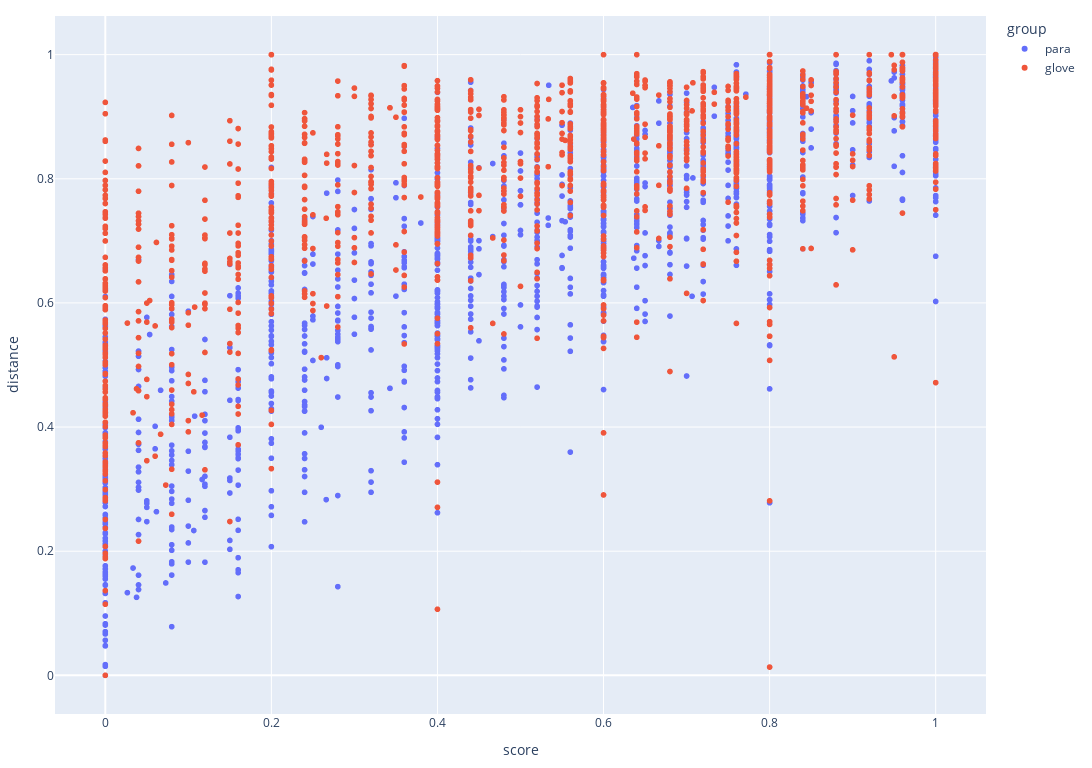

Notebook code for this chart:
### Code cell
from nlp_utils.sentences.visualisation import scatter_compare_embeddings

scatter_compare_embeddings(sts_compare)

### Figure 1 — Plotly figure (JSON) as saved in the notebook; plotly's stock layout.template omitted (floating-point values rounded to 4 significant figures; data arrays with more than 128 entries replaced by an {"elided": "..."} marker saying what was removed)
{"data": [{"hovertemplate": "group=para<br>score=%{x}<br>distance=%{y}<extra></extra>", "legendgroup": "para", "marker": {"color": "#636efa", "symbol": "circle"}, "mode": "markers", "name": "para", "showlegend": true, "type": "scattergl", "x": {"elided": "1379 float values"}, "xaxis": "x", "y": {"elided": "1379 float values"}, "yaxis": "y"}, {"hovertemplate": "group=glove<br>score=%{x}<br>distance=%{y}<extra></extra>", "legendgroup": "glove", "marker": {"color": "#EF553B", "symbol": "circle"}, "mode": "markers", "name": "glove", "showlegend": true, "type": "scattergl", "x": {"elided": "1379 float values"}, "xaxis": "x", "y": {"elided": "1379 float values"}, "yaxis": "y"}], "layout": {"height": 768, "legend": {"title": {"text": "group"}, "tracegroupgap": 0}, "margin": {"b": 16, "l": 16, "r": 16, "t": 16}, "width": 1366, "xaxis": {"anchor": "y", "domain": [0, 1], "title": {"text": "score"}}, "yaxis": {"anchor": "x", "domain": [0, 1], "title": {"text": "distance"}}}}
